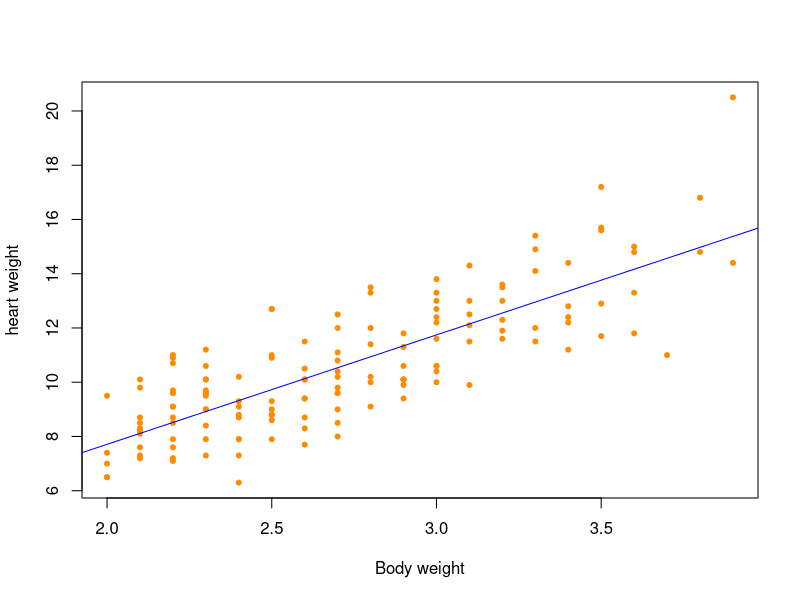
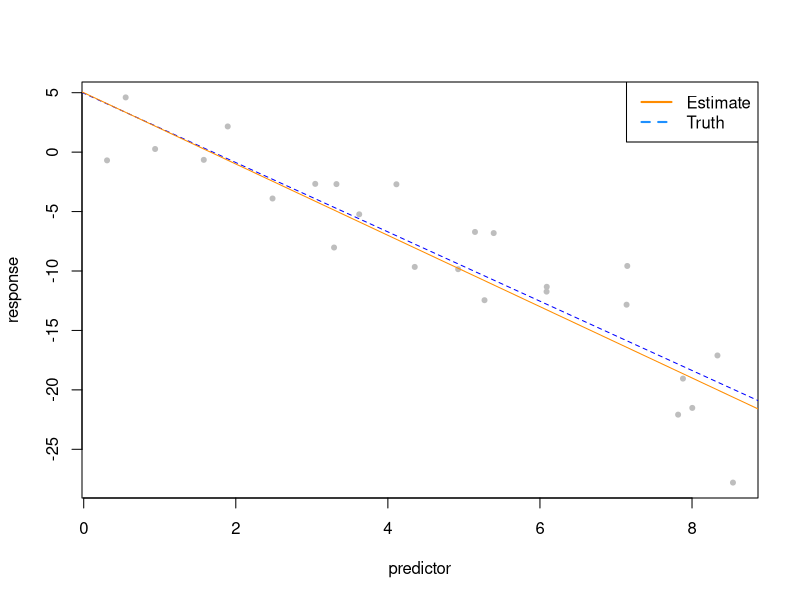
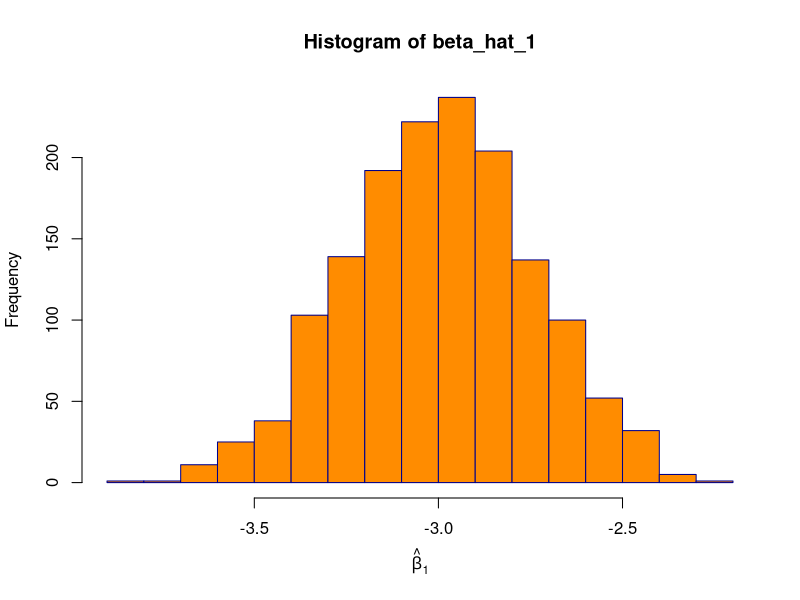
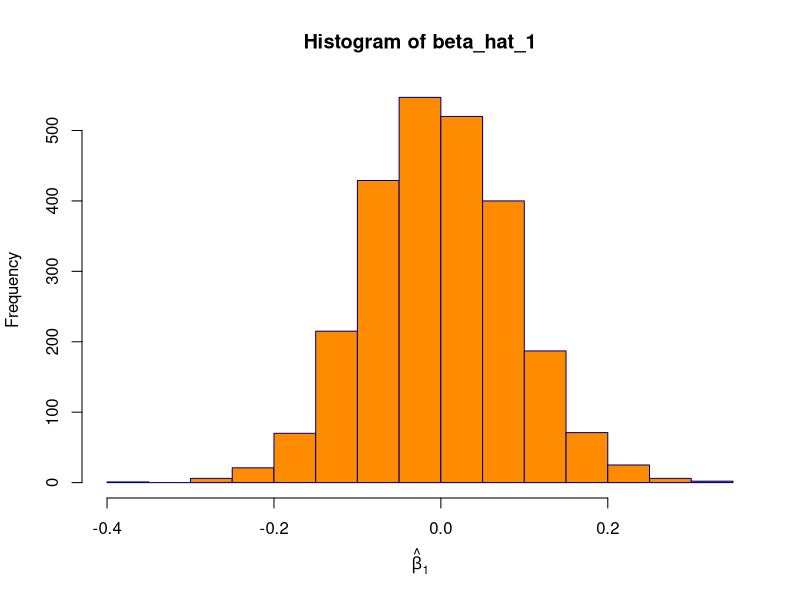

The R script that drew these images, in order:
## ---- chunk 1
library(MASS)
cat_lm<-lm(Hwt~Bwt, data=cats)
summary(cat_lm)
## ---- chunk 2
coef(cat_lm)
## ---- chunk 3
range(cats$Bwt)
beta0 <- coef(cat_lm)[1]
beta1 <- coef(cat_lm)[2]
print(beta0+beta1*2.7)
## ---- chunk 4
predict(cat_lm, data.frame(Bwt=4.4))
## ---- chunk 5
plot(cats$Hwt~cats$Bwt, xlab='Body weight', ylab = 'heart weight', pch=20, col="darkorange")
abline(cat_lm, col="blue")
## ---- chunk 6
summary(cat_lm)$r.squared
## ---- chunk 7
get_sd_est <- function(fitted_vals, actual_vals, mle){
  n = length(fitted_vals) - 2*!mle
  return (sqrt(sum((actual_vals-fitted_vals)^2)/n))
}
## ---- chunk 8
get_sd_est(cat_lm$fitted.values, cat_lm$model$Hwt, FALSE)
## ---- chunk 9
get_sd_est(cat_lm$fitted.values, cat_lm$model$Hwt, TRUE)
## ---- chunk 10
summary(cat_lm)$sigma
## ---- chunk 11
birthday = 18760613
set.seed(birthday)
x <- runif(n=25, 0,10)

sim_slr = function(x, beta_0 = 10, beta_1 = 5, sigma = 1) {
  n = length(x)
  epsilon = rnorm(n, mean = 0, sd = sigma)
  y = beta_0 + beta_1 * x + epsilon
  data.frame(predictor = x, response = y)
}

sim_data = sim_slr(x = x, beta_0 = 5, beta_1 = -3, sigma = 3.2)
sim_data
## ---- chunk 12
sim_model <- lm(response~predictor, data=sim_data)
coef(sim_model)
## ---- chunk 13
plot(sim_data, pch=20, col="gray")
abline(sim_model, col='blue', lty=2)
abline(5,-3, col="darkorange")
legend("topright", c("Estimate", "Truth"), lty = c(1, 2), lwd = 2,
       col = c("darkorange", "dodgerblue"))
## ---- chunk 14
beta_hat_1=1:1500
for(i in 1:1500){
  sim_data = sim_slr(x = x, beta_0 = 5, beta_1 = -3, sigma = 3.2)
  beta_hat_1[i] <-  lm(response~predictor, data =sim_data)$coefficients[2]
}
## ---- chunk 15
mean(beta_hat_1)
sd(beta_hat_1)
## ---- chunk 16
hist(beta_hat_1, xlab=expression(hat(beta)[1]), col="darkorange", border='darkblue')
## ---- chunk 17
birthday = 18760613
set.seed(birthday)
## ---- chunk 18
x = runif(n=75, 0, 10)
beta_hat_1 = 1:2500
for(i in 1:2500){
  sim_data = sim_slr(x, beta_0 = 3, beta_1 = 0, sigma = 2)
  beta_hat_1[i]=lm(response~predictor, data=sim_data)$coefficients[2]
}
## ---- chunk 19
hist(beta_hat_1, xlab=expression(hat(beta)[1]), col="darkorange", border='darkblue')
## ---- chunk 20
setwd(".")
data <- read.csv("skeptic.csv")
## ---- chunk 21
data(Ozone, package = "mlbench")
Ozone = Ozone[, c(4, 6, 7, 8)]
colnames(Ozone) = c("ozone", "wind", "humidity", "temp")
Ozone = Ozone[complete.cases(Ozone), ]
## ---- chunk 22
wind_lm <-lm(ozone~wind, data=Ozone)
hum_lm <-lm(ozone~humidity, data=Ozone)
temp_lm <-lm(ozone~temp, data=Ozone)
y <- Ozone$ozone

get_rmse <- function(model){
  sqrt(mean(resid(model)^2))
}

get_r2 <- function(model){
  summary(model)$r.squared
}

# create list of model
mod_list <- list(wind_lm, hum_lm, temp_lm)

# obtain results
results = data.frame(
  Predictor= c("wind", "humidity", "temp"),
  RMSE = sapply(mod_list, get_rmse),
  R2 = sapply(mod_list, get_r2)
)

# create markdown table of results
knitr::kable(results)
